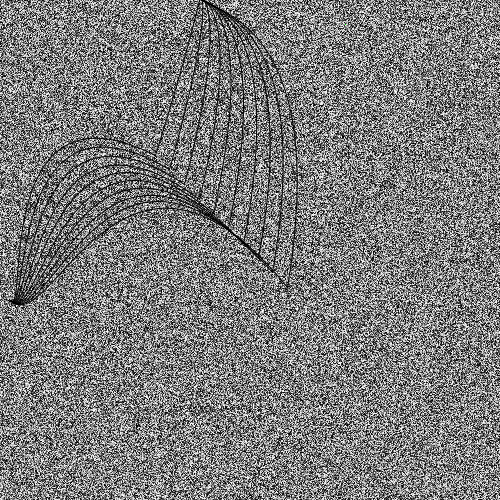
Frame 1 (no input)
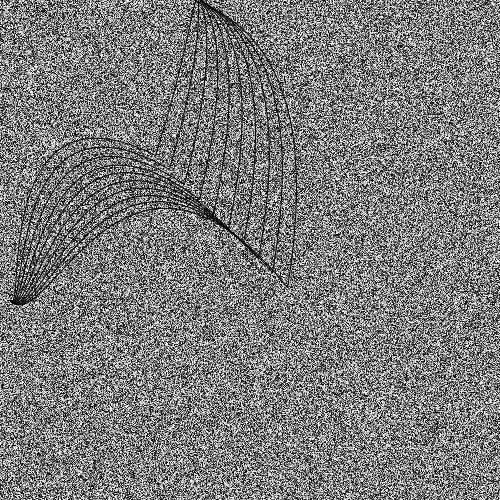
Frame 60 (the mouse pressed at the canvas centre just before this capture)
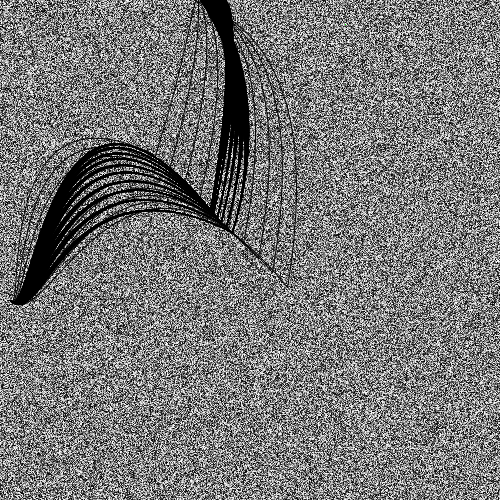
Frame 120 (the mouse held since frame 60 and released just before this capture)

The Processing sketch that drew these frames (run headless with seeded random() and noise(); from frame 60 on, the mouse is pressed at the canvas centre):

// Processing sketch: processing_58213
// ── processing_58213.pde

void setup() {
  size (500, 500);
 smooth();
}
void draw() {
    

 // background(-300);
  //fill (10, 1); 
  if (mousePressed == true) {
   // fill(0);
  } 
  else {
    fill(270, 15);
    int value = 0;
    loadPixels();
  for(int i =0;i<width*height;i++){
    pixels[i]=color(random (255));
    pixels[12345]=color(0,255,0);
  }
  updatePixels();
  }
  for (int i = 1; i < 2; i++) {
    for (int b=10; b<20;b++) {
      float d= dist (i*40, b*15, mouseX, mouseY);
      float nx = noise(millis()*0.001)*10; // generador de "ruido" para el eje x
      float ny = noise(millis()*0.0012)*10; // generador de "ruido" para el eje y
      
      curve (i*-50, b*80, d*1, d*1, 200, -1, 30*ny, 40*nx);
     // curve (i*4000, b*80, d*1, d*1, 200, -1, 60*ny, 50*nx);
     //curve (i*3000, b*80, d*1, d*1, 200, -1, 60*ny, 50*nx);
    // curve (i*2000, b*80, d*1, d*1, 200, 700, 60*ny, 50*nx);
     curve (i*1000, b*80, d*1, d*1, 10, 300, 9*ny, 9*nx);
    }
  }
}
